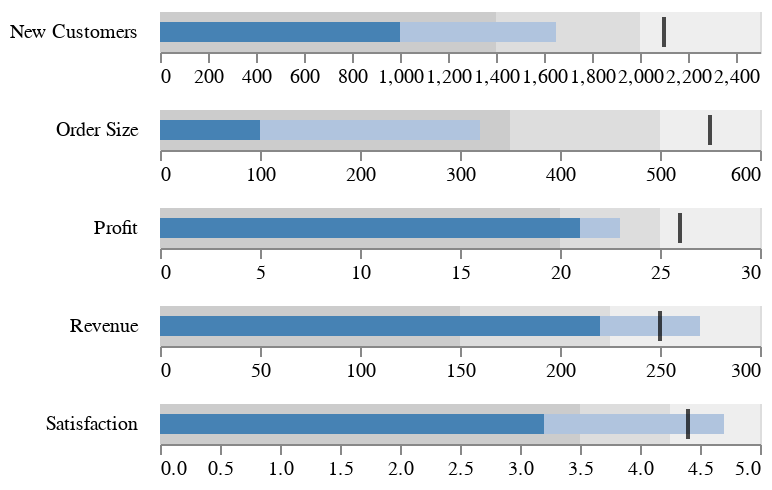

Vega-Lite specification for this chart:
### Vega-Lite specification from a JSON file in a GitHub repository (floating-point values rounded to 4 significant figures)
{"$schema": "https://vega.github.io/schema/vega-lite/v5.json", "data": {"values": [{"title": "Revenue", "subtitle": "US$, in thousands", "ranges": [150, 225, 300], "measures": [220, 270], "markers": [250]}, {"title": "Profit", "subtitle": "%", "ranges": [20, 25, 30], "measures": [21, 23], "markers": [26]}, {"title": "Order Size", "subtitle": "US$, average", "ranges": [350, 500, 600], "measures": [100, 320], "markers": [550]}, {"title": "New Customers", "subtitle": "count", "ranges": [1400, 2000, 2500], "measures": [1000, 1650], "markers": [2100]}, {"title": "Satisfaction", "subtitle": "out of 5", "ranges": [3.5, 4.25, 5], "measures": [3.2, 4.7], "markers": [4.4]}]}, "facet": {"row": {"field": "title", "type": "ordinal", "header": {"labelAngle": 0, "title": "", "labelAlign": "left"}}}, "spacing": 10, "spec": {"layer": [{"mark": {"type": "bar", "color": "#eee"}, "encoding": {"x": {"type": "quantitative", "scale": {"nice": false}, "title": null, "field": "ranges[2]"}}}, {"mark": {"type": "bar", "color": "#ddd"}, "encoding": {"x": {"type": "quantitative", "scale": {"nice": false}, "title": null, "field": "ranges[1]"}}}, {"mark": {"type": "bar", "color": "#ccc"}, "encoding": {"x": {"type": "quantitative", "scale": {"nice": false}, "title": null, "field": "ranges[0]"}}}, {"mark": {"type": "bar", "color": "lightsteelblue", "size": 10}, "encoding": {"x": {"type": "quantitative", "scale": {"nice": false}, "title": null, "field": "measures[1]"}}}, {"mark": {"type": "bar", "color": "steelblue", "size": 10}, "encoding": {"x": {"type": "quantitative", "scale": {"nice": false}, "title": null, "field": "measures[0]"}}}, {"mark": {"type": "tick", "color": "black"}, "encoding": {"x": {"type": "quantitative", "scale": {"nice": false}, "title": null, "field": "markers[0]"}}}]}, "resolve": {"scale": {"x": "independent"}}, "config": {"tick": {"thickness": 2}, "scale": {"barBandPaddingInner": 0}}}
